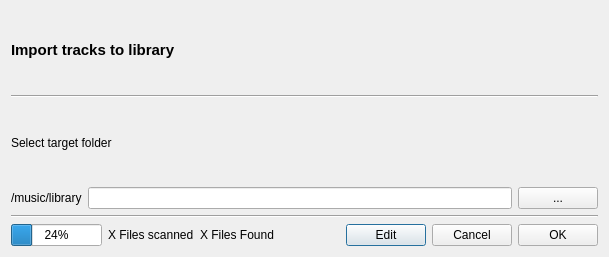
<?xml version="1.0" encoding="UTF-8"?>
<ui version="4.0">
 <class>GUI_ImportDialog</class>
 <widget class="QDialog" name="GUI_ImportDialog">
  <property name="geometry">
   <rect>
    <x>0</x>
    <y>0</y>
    <width>609</width>
    <height>257</height>
   </rect>
  </property>
  <property name="windowTitle">
   <string>Import</string>
  </property>
  <layout class="QGridLayout" name="gridLayout">
   <item row="0" column="0" colspan="2">
    <widget class="QLabel" name="lab_title">
     <property name="font">
      <font>
       <pointsize>11</pointsize>
       <weight>75</weight>
       <bold>true</bold>
      </font>
     </property>
     <property name="text">
      <string>Import tracks to library</string>
     </property>
    </widget>
   </item>
   <item row="2" column="0">
    <widget class="QLabel" name="lab_target_info">
     <property name="text">
      <string>Select target folder</string>
     </property>
    </widget>
   </item>
   <item row="8" column="0" colspan="2">
    <layout class="QHBoxLayout" name="horizontalLayout_2">
     <item>
      <widget class="QProgressBar" name="pb_progress">
       <property name="value">
        <number>24</number>
       </property>
      </widget>
     </item>
     <item>
      <widget class="QLabel" name="lab_progress">
       <property name="text">
        <string notr="true">X Files scanned</string>
       </property>
      </widget>
     </item>
     <item>
      <widget class="QLabel" name="lab_status">
       <property name="text">
        <string notr="true">X Files Found</string>
       </property>
      </widget>
     </item>
     <item>
      <spacer name="horizontalSpacer">
       <property name="orientation">
        <enum>Qt::Horizontal</enum>
       </property>
       <property name="sizeHint" stdset="0">
        <size>
         <width>40</width>
         <height>20</height>
        </size>
       </property>
      </spacer>
     </item>
     <item>
      <widget class="QPushButton" name="btn_edit">
       <property name="text">
        <string notr="true">Edit</string>
       </property>
      </widget>
     </item>
     <item>
      <widget class="QPushButton" name="btn_cancel">
       <property name="focusPolicy">
        <enum>Qt::StrongFocus</enum>
       </property>
       <property name="text">
        <string notr="true">Cancel</string>
       </property>
      </widget>
     </item>
     <item>
      <widget class="QPushButton" name="btn_ok">
       <property name="focusPolicy">
        <enum>Qt::StrongFocus</enum>
       </property>
       <property name="text">
        <string>OK</string>
       </property>
      </widget>
     </item>
    </layout>
   </item>
   <item row="3" column="0" colspan="2">
    <layout class="QHBoxLayout" name="horizontalLayout">
     <item>
      <widget class="QLabel" name="lab_target_path">
       <property name="text">
        <string notr="true">/music/library</string>
       </property>
      </widget>
     </item>
     <item>
      <widget class="QLineEdit" name="le_directory">
       <property name="readOnly">
        <bool>true</bool>
       </property>
      </widget>
     </item>
     <item>
      <widget class="QPushButton" name="btn_choose_dir">
       <property name="sizePolicy">
        <sizepolicy hsizetype="Minimum" vsizetype="Fixed">
         <horstretch>0</horstretch>
         <verstretch>0</verstretch>
        </sizepolicy>
       </property>
       <property name="minimumSize">
        <size>
         <width>25</width>
         <height>0</height>
        </size>
       </property>
       <property name="focusPolicy">
        <enum>Qt::StrongFocus</enum>
       </property>
       <property name="text">
        <string notr="true">...</string>
       </property>
      </widget>
     </item>
    </layout>
   </item>
   <item row="7" column="0" colspan="2">
    <widget class="Line" name="line_3">
     <property name="orientation">
      <enum>Qt::Horizontal</enum>
     </property>
    </widget>
   </item>
   <item row="1" column="0" colspan="2">
    <widget class="Line" name="line">
     <property name="orientation">
      <enum>Qt::Horizontal</enum>
     </property>
    </widget>
   </item>
  </layout>
 </widget>
 <resources/>
 <connections/>
</ui>
